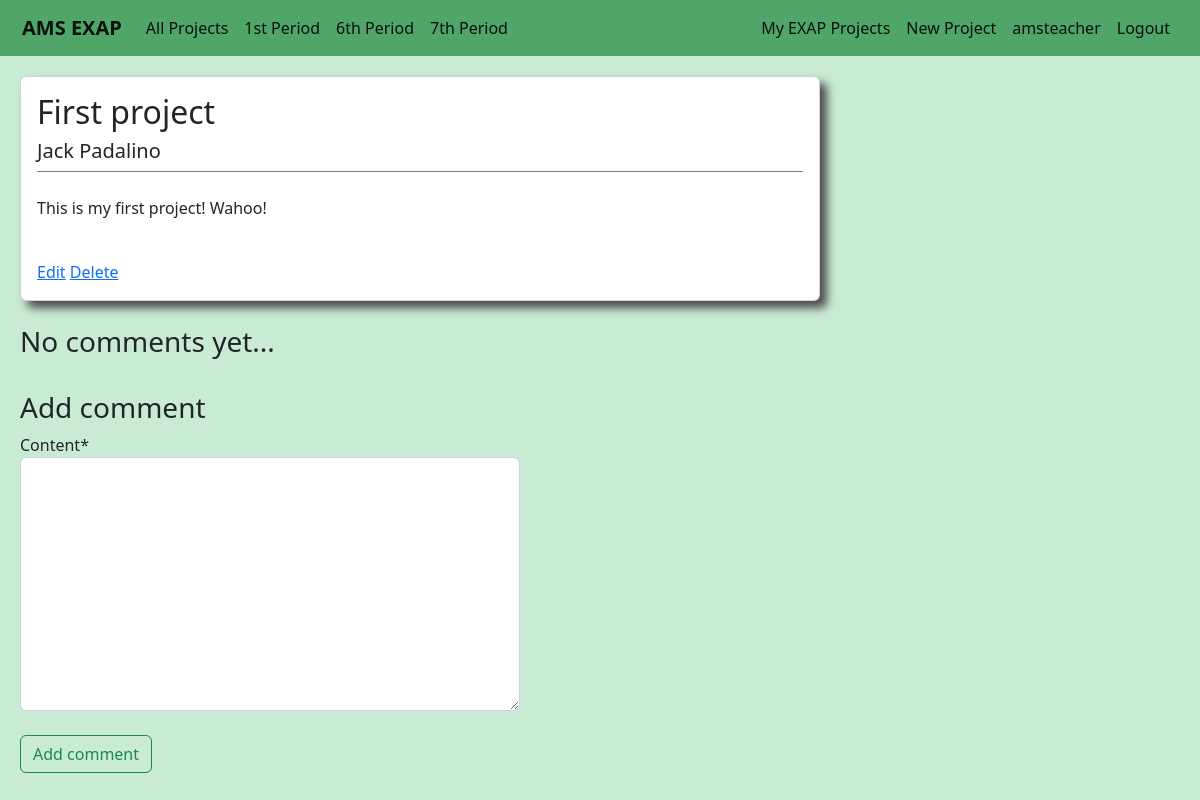
Before: /users/projects/30/ (signed in) with the older database file.
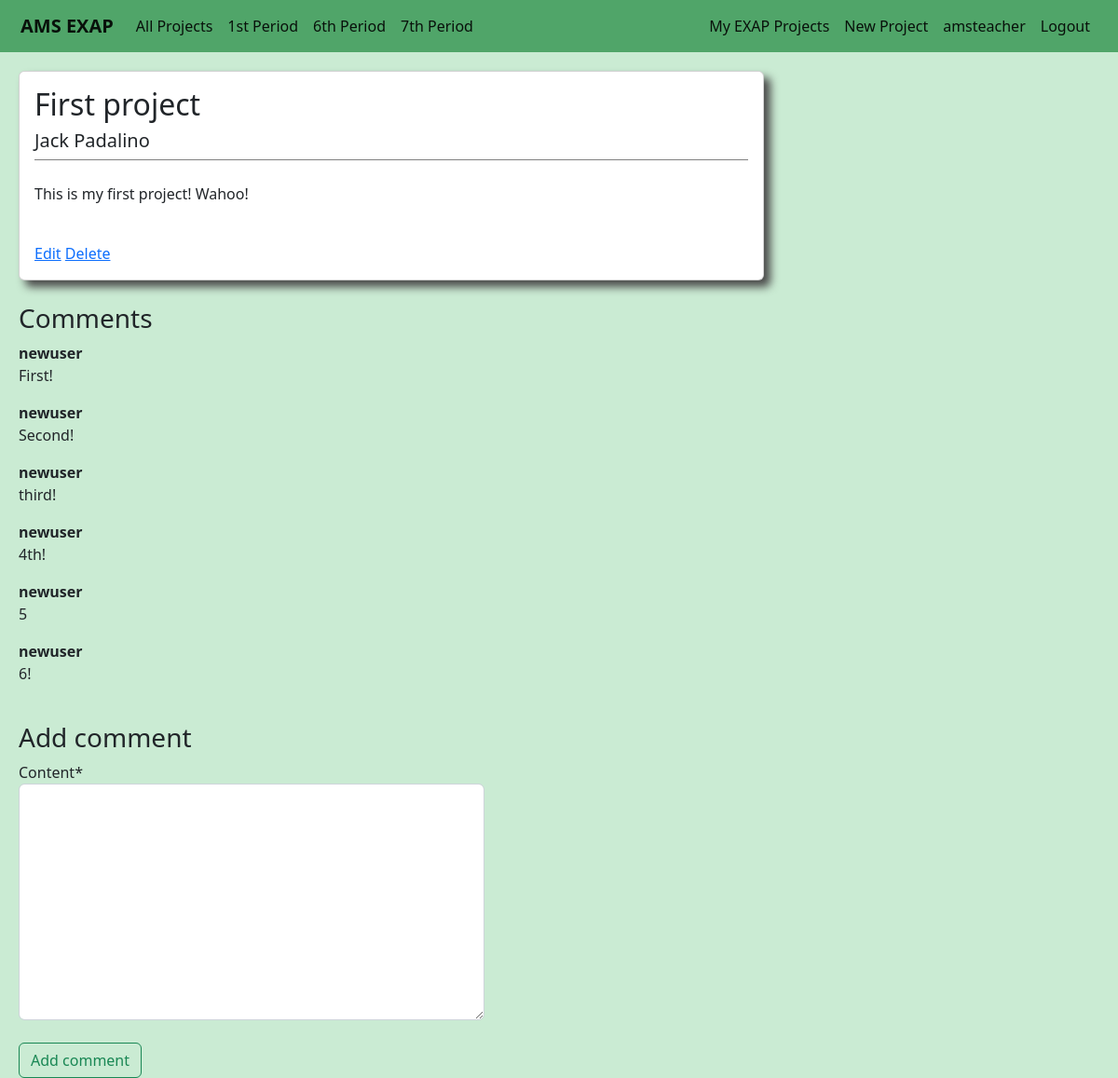
After: the same page with the newer database file.
### users/models.py (models this page shows, shortened)
class Comment(models.Model):
    author = models.ForeignKey(User,on_delete=models.CASCADE)
    project = models.ForeignKey(Project,on_delete=models.CASCADE,related_name='comments')
    content = models.TextField()

### users/views.py (the view)
# urls.py: path('projects/<int:pk>/',ProjectDetailView,name='project-details'),
@login_required
def ProjectDetailView(request,pk):
    user = request.user
    project = Project.objects.get(id=pk)
    comments = Comment.objects.filter(project=project)
    comment_form = CommentForm()
    if request.method == 'POST':
        if 'commentbutton' in request.POST:
            comment_form = CommentForm(request.POST)
            if comment_form.is_valid():
                comment = comment_form.save(commit=False)
                comment.project = project
                comment.author = user
                comment.save()
                return redirect('project-details',pk=project.pk)
        elif 'likebutton' in request.POST:
            if user in project.liked.all():
                project.liked.remove(user)
            else:
                project.liked.add(user)
            like,created = Like.objects.get_or_create(student=user,project_id=pk)
            if not created:
                if like.value == 'Like':
                    like.value = 'Unlike'
                else:
                    like.value = 'Like'
            like.save()
        else:
            pass
    else:
        comment_form = CommentForm()
    context = {
        'project': project,
        'comments':comments,
        'comment_form':comment_form
    }
    return render(request, 'users/project_detail.html', context)

### users/forms.py
class CommentForm(forms.ModelForm):
    class Meta:
        model = Comment
        fields = ['content']

### users/templates/users/project_detail.html (shortened to what this page needs)
{% extends "main/base.html" %}
{% load crispy_forms_tags %}
{% block content %}
<div class="card project-card" style="width: 800px;">
    <div class="card-body project-card-body">
        <h2>{{ project.title }}</h2>
        <h5>{{ project.student.first_name }} {{ project.student.last_name }}</h5>
        <div class='project-card-description'>
            <p>{{ project.description }}</p>
        </div>
        {% if project.student == user %}
            <a href="{% url 'update-project' project.pk %}">Edit</a>
            <a href="{% url 'delete-project' project.pk %}">Delete</a>
        {% endif %}
    </div>
</div>
{% if not comments %}
    <br>
    <h3>No comments yet...</h3>
{% else %}
    <br>
    <h3>Comments</h3>
    {% for comment in comments %}
        <b>{{ comment.author }}</b>
        <p>{{ comment.content }}</p>
    {% endfor %}
{% endif %}
<br>
<h3>Add comment</h3>
<div class='register-login-profile-form'>
    <form method="POST" class='comment-form'>
        <fieldset class="form-group">
            {{ comment_form|crispy }}
        </fieldset>
        <br>
        <div class='form-group'>
            <button class="btn btn-outline-success comment-button" type='submit' name='commentbutton'>Add comment</button>
        </div>
    </form>
</div>
{% endblock %}

Changed rows visible on the page:
added Comment: author "newuser", content "First!"
added Comment: author "newuser", content "Second!"
added Comment: author "newuser", content "third!"
added Comment: author "newuser", content "4th!"
added Comment: author "newuser", content "5"
added Comment: author "newuser", content "6!"
Other visible differences:
text no longer shown: "No comments yet..."
text now shown: "Comments"
